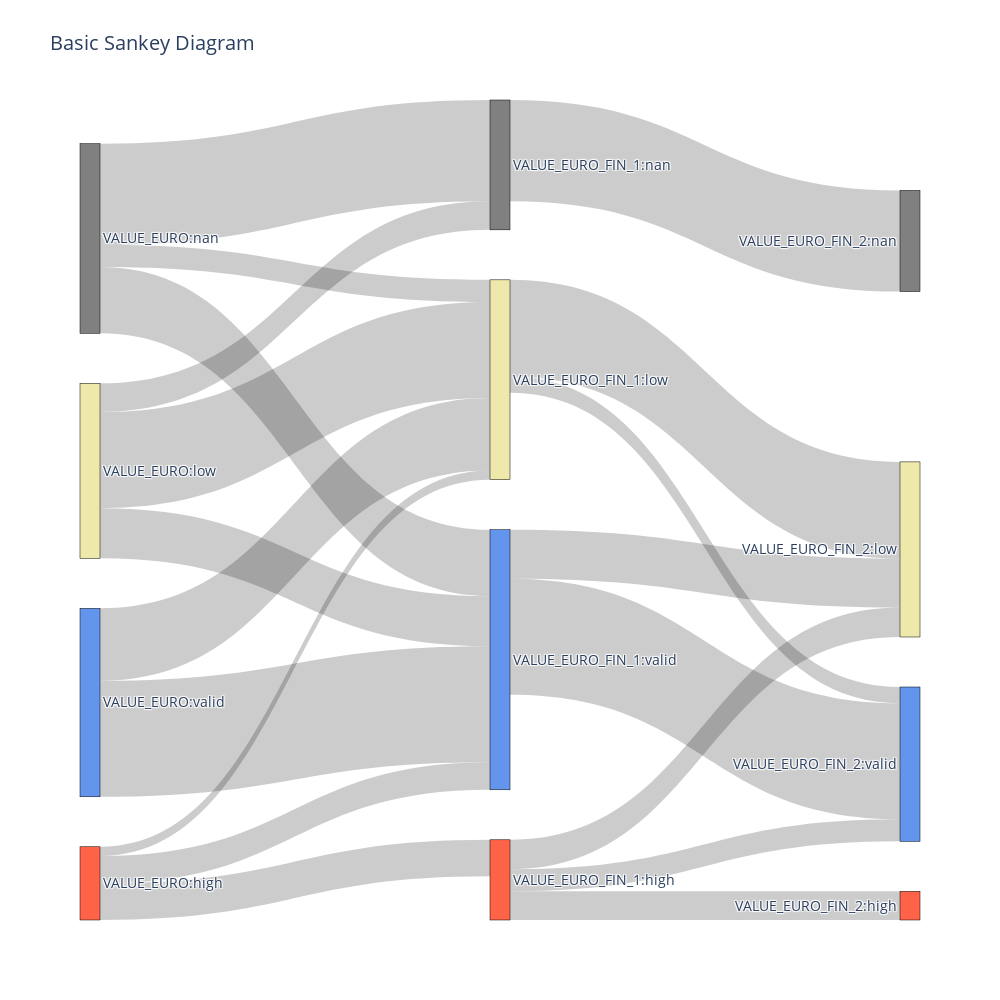

Notebook source saved alongside this figure:
### Code cell
import plotly.graph_objects as go
import plotly.colors as pc
from matplotlib.colors import ListedColormap, Normalize,rgb2hex


string_to_index = {string: index for index, string in enumerate(df_partitions.columns)} #Dictionaries for mapping between partition names and indexes
index_to_string = {index: string for index, string in enumerate(df_partitions.columns)}

def get_source(flow_key): #Splits the flow key name to get the source, then looks in the previous dict for its index
  return string_to_index[flow_key.split("->")[0]] 

def get_target(flow_key): #Splits the flow key name to get the target, then looks in the previous dict for its index
  return string_to_index[flow_key.split("->")[1]]
color_labels=["gray","palegoldenrod","tomato","cornflowerblue"]

omc_colors = ['#ffffe0', '#ffe4b5', '#ffdab9', '#ff6347', '#ff7f50', '#ffa07a', 
              '#f08080', '#cd5c5c', '#dc143c', '#b22222', '#8b0000']
log_values = [np.log10(flows[x]) if flows[x] > 0 else 0 for x in flows.keys()]
cmap = ListedColormap(omc_colors)
norm = Normalize(vmin=min(log_values), vmax=max(log_values))
normalized_values = [norm(value) for value in log_values]
colors = [colormap(normalized_values)]


colors = [color for sublist in colors for color in sublist]
print(colors)
hex_colors = [rgb2hex(color) for color in colors]





fig = go.Figure(data=[go.Sankey(
    node = dict(
      pad = 50,
      thickness = 20,
      line = dict(color = "black", width = 0.5),
      label = [index_to_string[i] for i in range(len(df_partitions.columns))],
      color = color_labels*4,
      hovertemplate='%{label} %{customdata}<extra></extra>',
      customdata=df_partitions.sum()
    ),
    link = dict(
      source = [get_source(x) for x in flows.keys()], # indices correspond to labels, eg A1, A2, A1, B1, ...
      target = [get_target(x) for x in flows.keys()],
      value = log_values,
      hovertemplate='Flow: %{customdata:.2f}<extra></extra>',
      customdata=[flows[x] for x in flows.keys()]
      #,  color=hex_colors
  ))])




fig.update_layout(
    title_text="Basic Sankey Diagram",
    font_size=14,  # Adjust the font size for better readability
    width=1000,  # Set the width of the figure (in pixels)
    height=1000,  # Set the height of the figure (in pixels)
)
fig.show()
colormap

### Figure 1 — Plotly figure (JSON) as saved in the notebook; plotly's stock layout.template omitted (floating-point values rounded to 4 significant figures)
{"data": [{"link": {"customdata": [180502, 14, 0, 2827, 31, 99649, 0, 404, 0, 3, 79, 27, 0, 5851, 0, 1065369, 180533, 0, 0, 0, 0, 105510, 0, 7, 0, 34, 31, 14, 0, 352, 0, 1068275], "hovertemplate": "Flow: %{customdata:.2f}<extra></extra>", "source": [0, 0, 0, 0, 1, 1, 1, 1, 2, 2, 2, 2, 3, 3, 3, 3, 4, 4, 4, 4, 5, 5, 5, 5, 6, 6, 6, 6, 7, 7, 7, 7], "target": [4, 5, 6, 7, 4, 5, 6, 7, 4, 5, 6, 7, 4, 5, 6, 7, 8, 9, 10, 11, 8, 9, 10, 11, 8, 9, 10, 11, 8, 9, 10, 11], "value": [5.256, 1.146, 0, 3.451, 1.491, 4.998, 0, 2.606, 0, 0.4771, 1.898, 1.431, 0, 3.767, 0, 6.028, 5.257, 0, 0, 0, 0, 5.023, 0, 0.8451, 0, 1.531, 1.491, 1.146, 0, 2.547, 0, 6.029]}, "node": {"color": ["gray", "palegoldenrod", "tomato", "cornflowerblue", "gray", "palegoldenrod", "tomato", "cornflowerblue", "gray", "palegoldenrod", "tomato", "cornflowerblue", "gray", "palegoldenrod", "tomato", "cornflowerblue"], "customdata": [183343, 100084, 109, 1071220, 180533, 105517, 79, 1068627, 180533, 105896, 31, 1068296], "hovertemplate": "%{label} %{customdata}<extra></extra>", "label": ["VALUE_EURO:nan", "VALUE_EURO:low", "VALUE_EURO:high", "VALUE_EURO:valid", "VALUE_EURO_FIN_1:nan", "VALUE_EURO_FIN_1:low", "VALUE_EURO_FIN_1:high", "VALUE_EURO_FIN_1:valid", "VALUE_EURO_FIN_2:nan", "VALUE_EURO_FIN_2:low", "VALUE_EURO_FIN_2:high", "VALUE_EURO_FIN_2:valid"], "line": {"color": "black", "width": 0.5}, "pad": 50, "thickness": 20}, "type": "sankey"}], "layout": {"font": {"size": 14}, "height": 1000, "title": {"text": "Basic Sankey Diagram"}, "width": 1000}}
